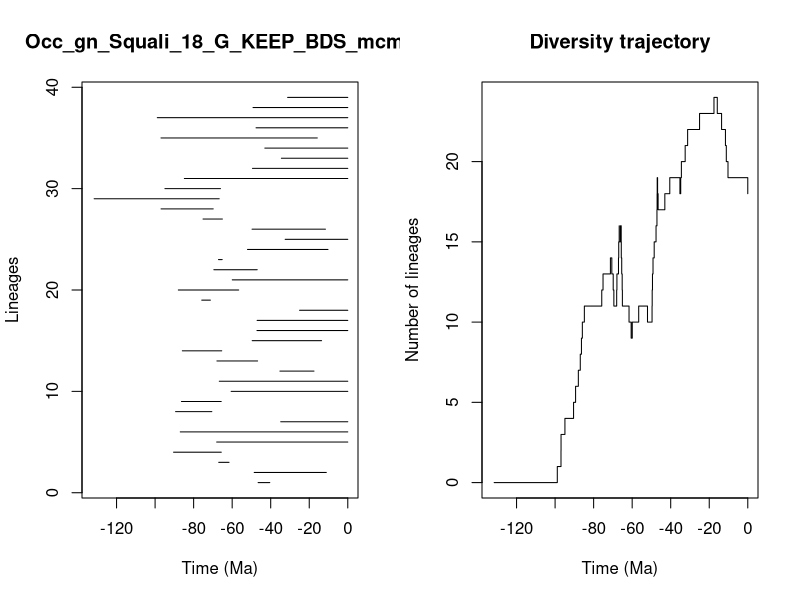

Write the R code that produced this figure.


pdf(file='../Results/Genus/5_MA_bins_EP/pyrate_mcmc_logs/Occ_gn_Squali_18_G_KEEP_BDS_mcmc_LTT.pdf',width=0.6*20, height=0.6*10)
title = "Occ_gn_Squali_18_G_KEEP_BDS_mcmc"
ts=c(46.53501520782494, 48.56968476624497,66.97472772836129,90.41382963251789,68.03693216415772,86.9321495566216,34.800814068844964,89.36413029675235,86.32269758713242,60.528938429982965,66.68592961151121,35.21166063942602,67.91268642887022,85.85811474347663,49.60735558956497,47.13578114909419,47.053452266780205,25.02583948459782,75.7829646792846,87.93584174010479,59.95066988538367,69.50108770331106,67.10101941231402,52.04639194486211,32.49240020017861,49.675867283436396,75.11872784943901,96.90956087788211,131.62855296407903,94.8994905863461,84.81282395326248,49.46082384339012,34.45983408961871,43.04730861671714,96.9375271599546,47.60779562438655,98.85601203377134,49.18044847816256,31.21742490204445)
te=c(40.478950607123494, 11.143027953272934,61.62599346045065,65.64639610057054,0.0,0.0,0.0,70.55972474935517,65.6898063469404,0.0,0.0,17.54887600822899,46.8029361883402,65.42526541565006,13.595361978962135,0.0,0.0,0.0,71.29237688606504,56.60997742418443,0.0,47.006331712330706,65.18147595403444,10.266533034442087,0.0,11.589948351702796,65.07866333802937,69.83892065092759,66.73519493416069,66.06642900361737,0.0,0.0,0.0,0.0,15.828490458628695,0.0,0.0,0.0,0.0)
div_traj=c(0, 1,2,3,4,5,6,7,8,9,10,11,12,13,14,13,12,11,12,13,14,15,16,15,16,15,14,13,12,11,10,9,10,11,10,11,12,13,14,15,16,17,18,19,18,17,18,19,18,19,20,21,22,23,24,23,22,21,20,19,18)
time_events=c(131.62855296407903, 98.85601203377134,96.9375271599546,96.90956087788211,94.8994905863461,90.41382963251789,89.36413029675235,87.93584174010479,86.9321495566216,86.32269758713242,85.85811474347663,84.81282395326248,75.7829646792846,75.11872784943901,71.29237688606504,70.55972474935517,69.83892065092759,69.50108770331106,68.03693216415772,67.91268642887022,67.10101941231402,66.97472772836129,66.73519493416069,66.68592961151121,66.06642900361737,65.6898063469404,65.64639610057054,65.42526541565006,65.18147595403444,65.07866333802937,61.62599346045065,60.528938429982965,59.95066988538367,56.60997742418443,52.04639194486211,49.675867283436396,49.60735558956497,49.46082384339012,49.18044847816256,48.56968476624497,47.60779562438655,47.13578114909419,47.053452266780205,47.006331712330706,46.8029361883402,46.53501520782494,43.04730861671714,40.478950607123494,35.21166063942602,34.800814068844964,34.45983408961871,32.49240020017861,31.21742490204445,25.02583948459782,17.54887600822899,15.828490458628695,13.595361978962135,11.589948351702796,11.143027953272934,10.266533034442087,0.0)
                par(mfrow=c(1,2))
                L = length(ts)
                plot(ts, 1:L , xlim=c(-max(ts)-1,0), pch=20, type="n", main=title,xlab="Time (Ma)",ylab="Lineages")
                for (i in 1:L){segments(x0=-te[i],y0=i,x1=-ts[i],y1=i)}    
                t = -time_events
                plot(div_traj ~ t,type="s", main = "Diversity trajectory",xlab="Time (Ma)",ylab="Number of lineages",xlim=c(-max(ts)-1,0))
                abline(v=c(65,200,251,367,445),lty=2,col="gray")
                
